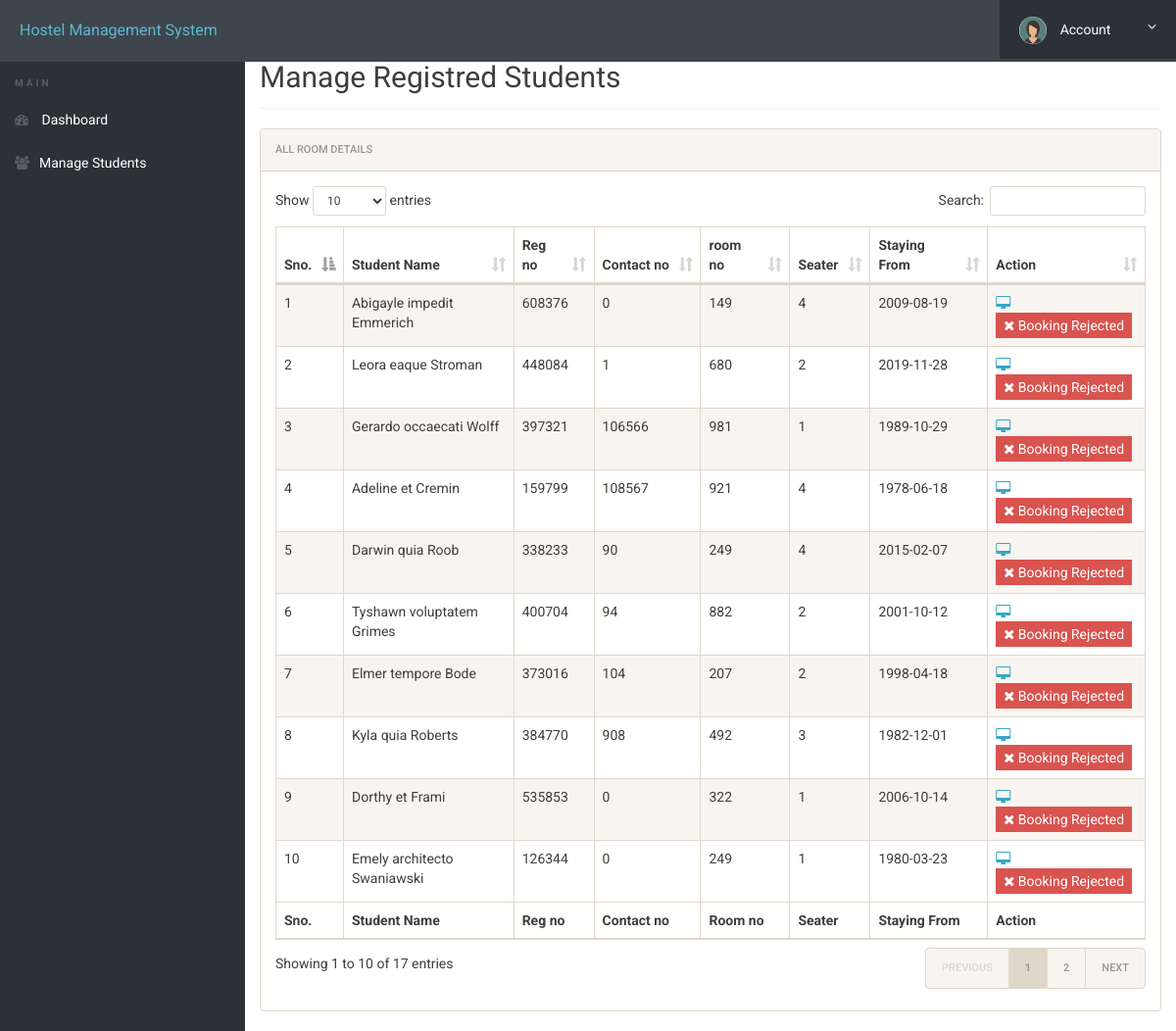
Screenshot of /manager/manage-students.php (signed in) with the database file from the repository.
### tables this page shows
CREATE TABLE `registration` (
  `id` int NOT NULL,
  `roomno` int DEFAULT NULL,
  `seater` int DEFAULT NULL,
  `feespm` int DEFAULT NULL,
  `foodstatus` int DEFAULT NULL,
  `stayfrom` date DEFAULT NULL,
  `duration` int DEFAULT NULL,
  `course` varchar(500) DEFAULT NULL,
  `regno` int DEFAULT NULL,
  `firstName` varchar(500) DEFAULT NULL,
  `middleName` varchar(500) DEFAULT NULL,
  `lastName` varchar(500) DEFAULT NULL,
  `gender` varchar(250) DEFAULT NULL,
  `contactno` bigint DEFAULT NULL,
  `emailid` varchar(500) DEFAULT NULL,
  `egycontactno` bigint DEFAULT NULL,
  `guardianName` varchar(500) DEFAULT NULL,
  `guardianRelation` varchar(500) DEFAULT NULL,
  `guardianContactno` bigint DEFAULT NULL,
  `corresAddress` varchar(500) DEFAULT NULL,
  `corresCIty` varchar(500) DEFAULT NULL,
  `corresState` varchar(500) DEFAULT NULL,
  `corresPincode` int DEFAULT NULL,
  `pmntAddress` varchar(500) DEFAULT NULL,
  `pmntCity` varchar(500) DEFAULT NULL,
  `pmnatetState` varchar(500) DEFAULT NULL,
  `pmntPincode` int DEFAULT NULL,
  `postingDate` timestamp NULL DEFAULT CURRENT_TIMESTAMP,
  `updationDate` varchar(500) DEFAULT NULL
);

### manager/manage-students.php (the view, shortened to what this page needs)
<?php
include('includes/config.php');
?>
<!doctype html>
<html lang="en" class="no-js">
<head>
	<link rel="stylesheet" href="css/font-awesome.min.css">
	<link rel="stylesheet" href="css/bootstrap.min.css">
	<link rel="stylesheet" href="css/dataTables.bootstrap.min.css">
	<link rel="stylesheet" href="css/bootstrap-social.css">
	<link rel="stylesheet" href="css/bootstrap-select.css">
	<link rel="stylesheet" href="css/fileinput.min.css">
	<link rel="stylesheet" href="css/awesome-bootstrap-checkbox.css">
	<link rel="stylesheet" href="css/style.css">
</head>
<body>
	<?php include('includes/header.php');?>
	<div class="ts-main-content">
			<?php include('includes/sidebar.php');?>
		<div class="content-wrapper">
			<div class="container-fluid">
				<div class="row">
					<div class="col-md-12">
						<h2 class="page-title" style="margin-top:4%">Manage Registred Students</h2>
						<div class="panel panel-default">
							<div class="panel-heading">All Room Details</div>
							<div class="panel-body">
								<table id="zctb" class="display table table-striped table-bordered table-hover" cellspacing="0" width="100%">
									<thead>
										<tr>
											<th>Sno.</th>
											<th>Student Name</th>
											<th>Reg no</th>
											<th>Contact no </th>
											<th>room no  </th>
											<th>Seater </th>
											<th>Staying From </th>
											<th>Action</th>
										</tr>
									</thead>
									<tfoot>
										<tr>
											<th>Sno.</th>
											<th>Student Name</th>
											<th>Reg no</th>
											<th>Contact no </th>
											<th>Room no  </th>
											<th>Seater </th>
											<th>Staying From </th>
											<th>Action</th>
										</tr>
									</tfoot>
									<tbody>
<?php
$ret="select * from registration";
$stmt= $mysqli->prepare($ret) ;
$stmt->execute() ;
$res=$stmt->get_result();
$cnt=1;
while ($row=$res->fetch_object()) {
    ?>
<tr><td><?php echo $cnt;
    ; ?></td>
<td><?php echo $row->firstName; ?> <?php echo $row->middleName; ?> <?php echo $row->lastName; ?></td>
<td><?php echo $row->regno; ?></td>
<td><?php echo $row->contactno; ?></td>
<td><?php echo $row->roomno; ?></td>
<td><?php echo $row->seater; ?></td>
<td><?php echo $row->stayfrom; ?></td>
<td>
<a href="javascript:void(0);"  onClick="popUpWindow('http://localhost/utm_hostel/manager/full-profile.php?id=<?php echo $row->id; ?>');" title="View Full Details"><i class="fa fa-desktop"></i></a>&nbsp;&nbsp;
<a href="manage-students.php?del=<?php echo $row->id; ?>" title="Booking Rejected" onclick="return confirm("Do you want to Booking Rejected");"><button class="btn-danger"><i class="fa fa-close"></i> Booking Rejected</button></a></td>
										</tr>
									<?php
$cnt=$cnt+1;
} ?>
									</tbody>
								</table>
							</div>
						</div>
					</div>
				</div>
			</div>
		</div>
	</div>
</body>
</html>

### manager/css/style.css (style rules this page uses)
html { font-size: 14px; }
@media only screen and (min-width: 480px) { html { font-size: 17px; } }
@media only screen and (min-width: 768px) { html { font-size: 14px; } }
body { font-size: 1em; }
a { color: #37a6c4; }
.panel { overflow: hidden; }
.page-title { padding-bottom: 15px; margin-bottom: 20px; border-bottom: 1px solid #f0f0f0; }
.ts-main-content .content-wrapper { padding-top: 15px; margin-top: 10px; }
@media only screen and (min-width: 992px) { .ts-main-content .content-wrapper { margin-left: 250px; } }

### rows the page displays
registration: firstName "Abigayle", middleName "impedit", lastName "Emmerich", regno "608376", contactno "0", roomno "149", seater "4", stayfrom "2009-08-19"
registration: firstName "Leora", middleName "eaque", lastName "Stroman", regno "448084", contactno "1", roomno "680", seater "2", stayfrom "2019-11-28"
registration: firstName "Gerardo", middleName "occaecati", lastName "Wolff", regno "397321", contactno "106566", roomno "981", seater "1", stayfrom "1989-10-29"
registration: firstName "Adeline", middleName "et", lastName "Cremin", regno "159799", contactno "108567", roomno "921", seater "4", stayfrom "1978-06-18"
registration: firstName "Darwin", middleName "quia", lastName "Roob", regno "338233", contactno "90", roomno "249", seater "4", stayfrom "2015-02-07"
registration: firstName "Tyshawn", middleName "voluptatem", lastName "Grimes", regno "400704", contactno "94", roomno "882", seater "2", stayfrom "2001-10-12"
registration: firstName "Elmer", middleName "tempore", lastName "Bode", regno "373016", contactno "104", roomno "207", seater "2", stayfrom "1998-04-18"
registration: firstName "Kyla", middleName "quia", lastName "Roberts", regno "384770", contactno "908", roomno "492", seater "3", stayfrom "1982-12-01"
registration: firstName "Dorthy", middleName "et", lastName "Frami", regno "535853", contactno "0", roomno "322", seater "1", stayfrom "2006-10-14"
registration: firstName "Emely", middleName "architecto", lastName "Swaniawski", regno "126344", contactno "0", roomno "249", seater "1", stayfrom "1980-03-23"
